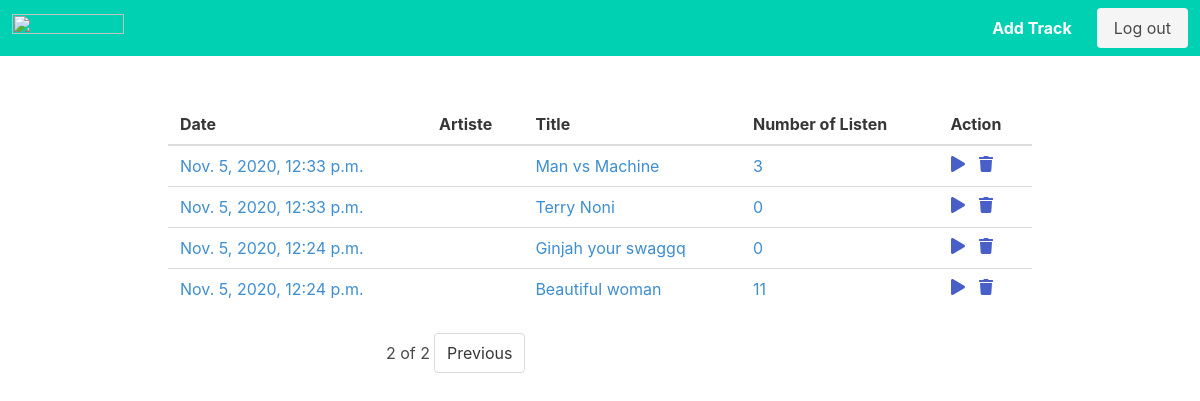
Screenshot of /?page=2 (signed in) with the database file from the repository.
### music/models.py (models this page shows, shortened)
class Track(models.Model):
    title = models.CharField(max_length=100)
    artiste = models.ForeignKey(settings.AUTH_USER_MODEL, on_delete=models.CASCADE)
    song = models.FileField(upload_to='songs')
    date_posted = models.DateTimeField(auto_now_add=True)
    is_liked = models.BooleanField(default=False)
    listen_count = models.PositiveIntegerField(default=0)
    is_playing = models.BooleanField(default=False)

### music/views.py (the view, shortened to what this page needs)
# urls.py: 2. Add a URL to urlpatterns:  path('', views.home, name='home')
def home(request):
    try:
        track = Track.objects.get(is_playing=True)
        mixer.init()
        mixer.music.load(track.song)
        mixer.music.stop()
        track.is_playing = False
        track.save()
    except Track.DoesNotExist:
        tracks = Track.objects.all().order_by('-date_posted').select_related('artiste')
        paginator = Paginator(tracks, 10)
        page_number = request.GET.get('page')
        page_obj = paginator.get_page(page_number)
        context = {
            'page_obj': page_obj,
        }
        return render(request, 'allTracks.html', context)

### template/allTracks.html (shortened to what this page needs)
{% extends 'base.html' %}
{% block content %}
<section class="section">
    <table class="table is-hoverable is-fullwidth has-text-info ">
        <thead>
        <tr>
            <th>Date</th>
            <th>Artiste</th>
            <th>Title</th>
            <th>Number of Listen</th>
            <th>Action</th>
        </tr>
        </thead>
        {% for track in page_obj %}
        <tr>
            <td>
                {{ track.date_posted }}
            </td>
            <td>
            </td>
            <td>
                {{ track.title}}
            </td>
            <td>
                {{ track.listen_count }}
            </td>
            <td>
                <div class="field is-grouped">
                    <p class="control">
                        <a href="{% url 'play_track' pk=track.pk %}" aria-label="play">
            <span class="icon is-small">
              <i class="fas fa-play" aria-hidden="true"></i>
            </span>
                        </a>
                    </p>
                    {% if user.is_admin %}
                    <p class="control">
                        <a href="{% url 'delete_track' pk=track.pk %}" aria-label="trash">
            <span class="icon is-small">
              <i class="fas fa-trash " aria-hidden="true"></i>
            </span>
                        </a>
                    </p>
                    {% endif %}
                </div>
            </td>
        </tr>
        {% endfor %}
    </table>
    <div class="columns is-mobile is-centered">
        <div class="column is-half">
            <nav class="pagination" role="navigation" aria-label="pagination">
    <span class="pagination-list">
        {% if page_obj.has_previous %}
			<a class="pagination-previous" href="?page={{ page_obj.previous_page_number }}">Previous</a>
        {% endif %}
        <span class="current">
            {{ page_obj.number }} of {{ page_obj.paginator.num_pages }}
        </span>
    </span>
            </nav>
        </div>
    </div>
</section>
{% endblock %}

### rows the page displays
Track: date_posted "Nov. 5, 2020, 12:33 p.m.", title "Man vs Machine", listen_count "3"
Track: date_posted "Nov. 5, 2020, 12:33 p.m.", title "Terry Noni", listen_count "0"
Track: date_posted "Nov. 5, 2020, 12:24 p.m.", title "Ginjah your swaggq", listen_count "0"
Track: date_posted "Nov. 5, 2020, 12:24 p.m.", title "Beautiful woman", listen_count "11"

### other values shown
{{ page_obj.number }} "2"
{{ page_obj.paginator.num_pages }} "2"
